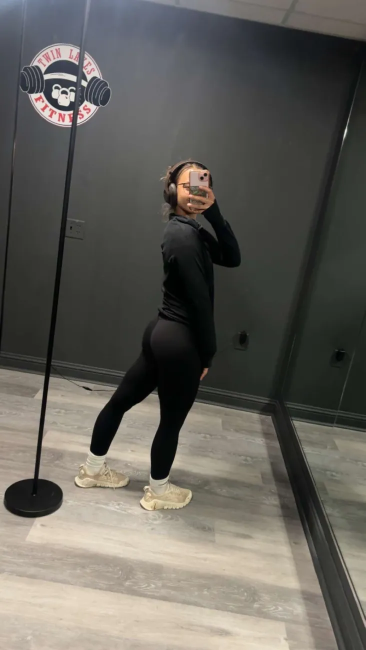
#> input picture assets/real/absolutely_jacked.webp, 731 x 1300 px, given in place of nice2.jpg, which was not available (shown at 1/2 size)
$ python process_round3.py ../assets/real/absolutely_jacked.webp
#> lines starting #> are read from the running program, lines starting #| are printed output that depends on the picture; after the words box and inside, x2 and y2 are one past the last pixel; in counts of white or black regions, pixels touching at a corner belong together
### tools/comicify.py
"""Turns a real photo into an inked, screen-printed comic panel.
Ink lines come from an edge-only difference of Gaussians, shadows from small
spot blacks, midtones from a halftone screen. Skin is protected throughout."""
import cv2, numpy as np, sys

def lines(gray, s, k=1.7, gain=26.0, tau=.0):
    d = cv2.GaussianBlur(gray, (0, 0), s) - cv2.GaussianBlur(gray, (0, 0), s * k)
    return np.clip(-(d + tau) * gain, 0, 1)          # 1 = ink, only on the dark side of edges

def skin_mask(bgr):
    ycc = cv2.cvtColor(bgr, cv2.COLOR_BGR2YCrCb).astype(np.float32)
    cr, cb = ycc[..., 1], ycc[..., 2]
    m = ((cr > 133) & (cr < 178) & (cb > 78) & (cb < 132)).astype(np.float32)
    m = cv2.morphologyEx(m, cv2.MORPH_OPEN, np.ones((9, 9)))
    m = cv2.morphologyEx(m, cv2.MORPH_CLOSE, np.ones((25, 25)))
    return cv2.GaussianBlur(m, (0, 0), 7)

def screen(shape, cell, angle):
    h, w = shape
    y, x = np.mgrid[0:h, 0:w].astype(np.float32)
    a = np.deg2rad(angle)
    u = (x * np.cos(a) + y * np.sin(a)) / cell
    v = (-x * np.sin(a) + y * np.cos(a)) / cell
    return (np.cos(2 * np.pi * u) * np.cos(2 * np.pi * v) + 1) / 2

def comicify(bgr, line=1.0, sat=1.28, black=.13, cell=None, tiers=6, poster=.5, lift=.80):
    h, w = bgr.shape[:2]
    scale = max(h, w) / 1600
    cell = cell or max(4.5, 6.0 * scale)
    flat = bgr
    for _ in range(3):
        flat = cv2.bilateralFilter(flat, 0, 22, 6 * scale + 1)
    skin = skin_mask(flat)
    lab = cv2.cvtColor(flat.astype(np.float32) / 255, cv2.COLOR_BGR2Lab)
    L = lab[..., 0] / 100
    lo, hi = np.percentile(L, .5), np.percentile(L, 99.5)
    L = np.clip((L - lo) / max(hi - lo, 1e-3), 0, 1) ** lift
    q = L * tiers
    fr = q - np.floor(q) - .5
    tiered = (np.floor(q) + .5 + .5 * np.tanh(7 * fr) / np.tanh(3.5)) / tiers
    amount = poster * (1 - .6 * skin)
    Lout = L * (1 - amount) + tiered * amount
    lab[..., 0] = np.clip(Lout, 0, 1) * 100
    lab[..., 1] *= sat
    lab[..., 2] *= sat
    col = np.clip(cv2.cvtColor(lab, cv2.COLOR_Lab2BGR), 0, 1)
    # print grade: cool indigo into shadows, warm paper in the lights
    t = Lout[..., None]
    col = col * (np.array([.93, .985, 1.0], np.float32) * t + (1 - t)) + np.array([.20, .08, .05], np.float32) * (1 - t) ** 2 * .5
    # halftone over shadows, barely on skin
    dark = np.clip((.52 - Lout) / .42, 0, 1) * (1 - .85 * skin)
    dots = np.clip((dark * .95 - screen((h, w), cell, 45)) * 5 + .5, 0, 1) * (dark > .03)
    col = col * (1 - dots[..., None] * .55) + np.array([.28, .10, .08], np.float32) * dots[..., None] * .55
    # spot blacks: only the true darks, as clean shapes
    Lb = cv2.GaussianBlur(Lout, (0, 0), 2.0 * scale)
    spot = np.clip((black * (1 - .7 * skin) - Lb) / .03 + .5, 0, 1)
    # ink
    gray = cv2.cvtColor(flat, cv2.COLOR_BGR2GRAY).astype(np.float32) / 255
    fine = lines(gray, 1.05 * scale * line, gain=31)
    bold = lines(gray, 2.4 * scale * line, gain=23, tau=-.004)
    ink = np.maximum(fine * (1 - .35 * skin), bold * (1 - .45 * skin))
    ink = np.clip((ink - .16) / .5, 0, 1)
    ink = np.maximum(ink, spot)
    ink = cv2.GaussianBlur(ink, (0, 0), .5 * scale)
    out = col * (1 - ink[..., None]) + np.array([.11, .05, .05], np.float32) * ink[..., None]
    # slight misregistration of the red plate
    M = np.float32([[1, 0, 1.3 * scale], [0, 1, -.9 * scale]])
    out[..., 2] = cv2.warpAffine(out[..., 2], M, (w, h), borderMode=cv2.BORDER_REPLICATE)
    return (np.clip(out, 0, 1) * 255).astype(np.uint8)

# [5 lines that do not run on import are left out]

### tools/process_round3.py
import cv2, sys, os, json
sys.path.insert(0, os.path.dirname(__file__))
from comicify import comicify
SRC = sys.argv[1]; dims = {}
crops = {'nice2': (.05, .92, .1, .62), 'nice3': (.3, .85, .1, .9), 'nice4': (.15, 1, 0, 1)}   # x0, x1, y0, y1
for slug, (x0, x1, y0, y1) in crops.items():
    im = cv2.imread(f'{SRC}/{slug}.jpg'); h, w = im.shape[:2]
#> further down, im is the input picture: shape (1300, 731, 3); mean B, G, R 90.3, 96.6, 99.1
#> after `h, w = im.shape[:2]`: h = 1300; w = 731
    im = im[int(h * y0):int(h * y1), int(w * x0):int(w * x1)]
#> im: shape (676, 636, 3)
    r = min(1, 1800 / max(im.shape[:2])); im = cv2.resize(im, None, fx=r, fy=r, interpolation=cv2.INTER_AREA); h, w = im.shape[:2]
#> after `r = min(1, 1800 / max(im.shape[:2]))`: r = 1
#> after `h, w = im.shape[:2]`: h = 676; w = 636
    dims[slug] = [w, h]
    rr = min(1, 1300 / max(h, w))
#> rr = 1
    cv2.imwrite(f'assets/real/{slug}.webp', cv2.resize(im, None, fx=rr, fy=rr, interpolation=cv2.INTER_AREA), [cv2.IMWRITE_WEBP_QUALITY, 80])
    cv2.imwrite(f'assets/img/{slug}.webp', comicify(im), [cv2.IMWRITE_WEBP_QUALITY, 84])
#> in skin_mask, `ycc = cv2.cvtColor(bgr, cv2.COLOR_BGR2YCrCb).astype(np.float32)`:
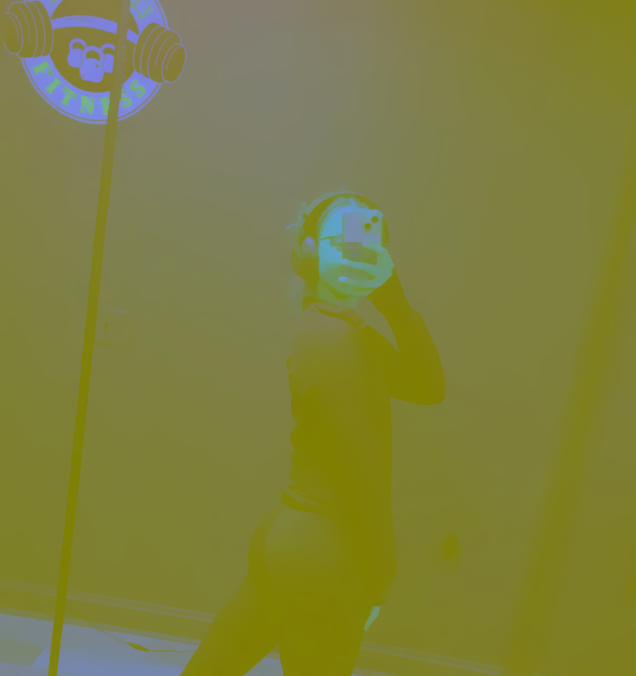
#> ycc: shape (676, 636, 3) float32; mean B, G, R 63.2, 128.4, 127.1
#> in skin_mask, `m = ((cr > 133) & (cr < 178) & (cb > 78) & (cb < 132)).astype(np.float..`:
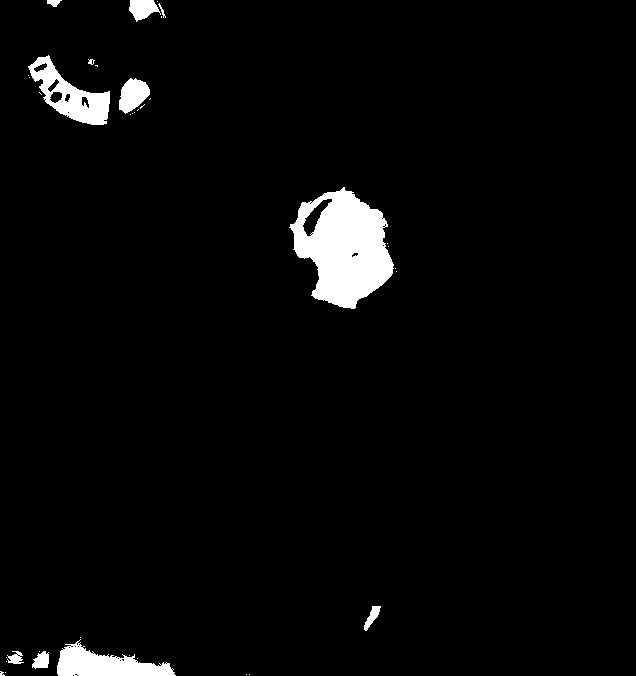
#> m: shape (676, 636) float32; values 0 (black) and 1 (white), 3.4% white; 37 white regions (26 under 20 px), largest, box (x1, y1, x2, y2) and area: (289, 187, 394, 309) 7962, (28, 55, 110, 125) 2329, (57, 639, 176, 676) 2309
#> in skin_mask, `m = cv2.morphologyEx(m, cv2.MORPH_OPEN, np.ones((9, 9)))`: m: shape (676, 636) float32; values 0 (black) and 1 (white), 3% white; 8 white regions, largest, box (x1, y1, x2, y2) and area: (293, 191, 393, 308) 7450, (57, 647, 173, 676) 2174, (56, 82, 110, 125) 1431
#> in skin_mask, `m = cv2.morphologyEx(m, cv2.MORPH_CLOSE, np.ones((25, 25)))`: m: shape (676, 636) float32; values 0 (black) and 1 (white), 3.3% white; 4 white regions, box (x1, y1, x2, y2) and area: (293, 191, 393, 308) 8085, (40, 67, 149, 125) 2800, (35, 647, 173, 676) 2706, (130, 0, 155, 19) 411
#> in comicify, `lab = cv2.cvtColor(flat.astype(np.float32) / 255, cv2.COLOR_BGR2Lab)`: lab: shape (676, 636, 3) float32; mean of channels 0, 1, 2 26.3, -0.8, 1.9
#> in comicify, `L = lab[..., 0] / 100`:
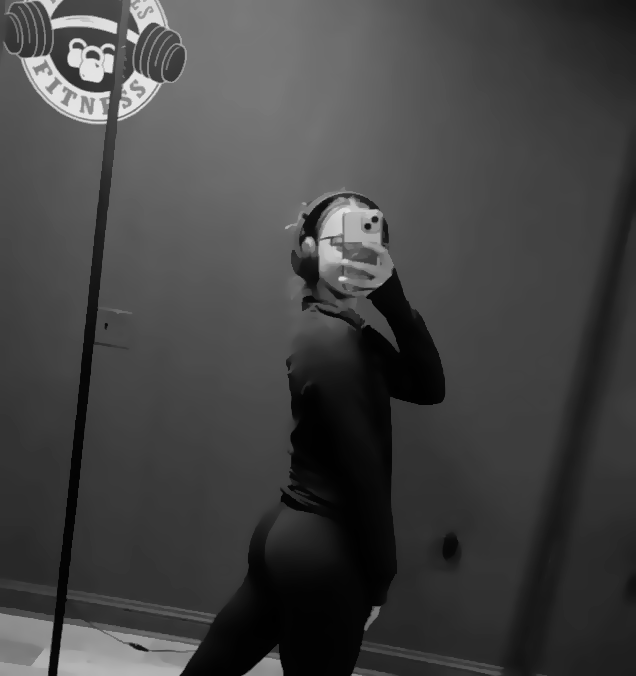
#> L: shape (676, 636) float32; min 0.00275, max 0.901, mean 0.263
#> in comicify, `lo, hi = np.percentile(L, .5), np.percentile(L, 99.5)`: lo = 0.00818; hi = 0.883
#> in comicify, `fr = q - np.floor(q) - .5`:
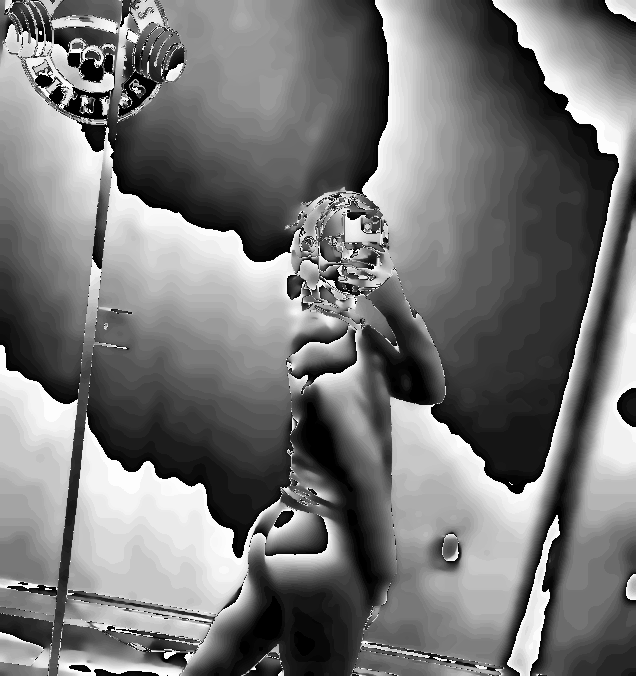
#> fr: shape (676, 636) float32; min -0.5, max 0.5, mean -0.0349; drawn with min black and max white
#> in comicify, `lab[..., 0] = np.clip(Lout, 0, 1) * 100`: lab: shape (676, 636, 3) float32; mean of channels 0, 1, 2 36, -0.8, 1.9
#> in comicify, `lab[..., 1] *= sat`: lab: shape (676, 636, 3) float32; mean of channels 0, 1, 2 36, -1, 1.9
#> in comicify, `lab[..., 2] *= sat`: lab: shape (676, 636, 3) float32; mean of channels 0, 1, 2 36, -1, 2.4
#> in comicify, `col = np.clip(cv2.cvtColor(lab, cv2.COLOR_Lab2BGR), 0, 1)`: col: shape (676, 636, 3) float32; mean of channels 0, 1, 2 0.322, 0.338, 0.337
#> in comicify, `col = col * (np.array([.93, .985, 1.0], np.float32) * t + (1 - t)) + n..`: col: shape (676, 636, 3) float32; mean of channels 0, 1, 2 0.356, 0.354, 0.348
#> in comicify, `dots = np.clip((dark * .95 - screen((h, w), cell, 45)) * 5 + .5, 0, 1)..`:
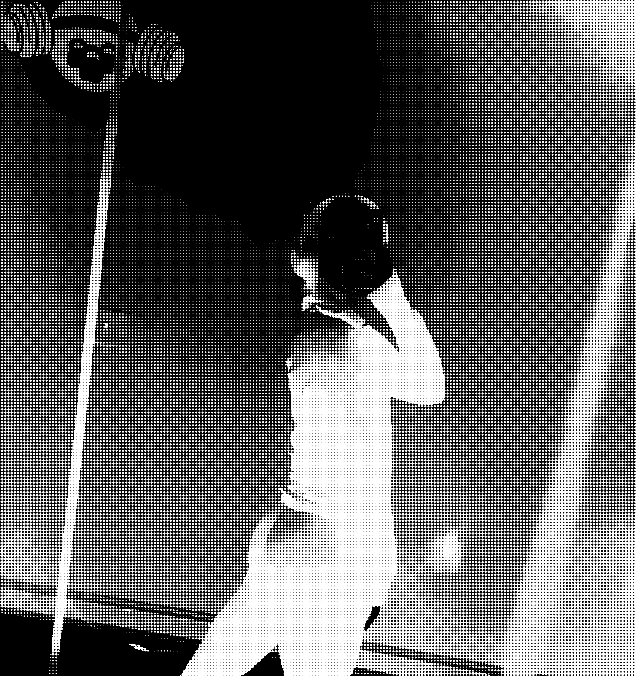
#> dots: shape (676, 636) float32; min 0, max 1, mean 0.366
#> in comicify, `col = col * (1 - dots[..., None] * .55) + np.array([.28, .10, .08], np..`: col: shape (676, 636, 3) float32; mean of channels 0, 1, 2 0.361, 0.326, 0.319
#> call 2 of lines, with s = 1.01, k = 1.7, gain = 23, tau = -0.004
#> in lines (call 2), `d = cv2.GaussianBlur(gray, (0, 0), s) - cv2.GaussianBlur(gray, (0, 0),..`:
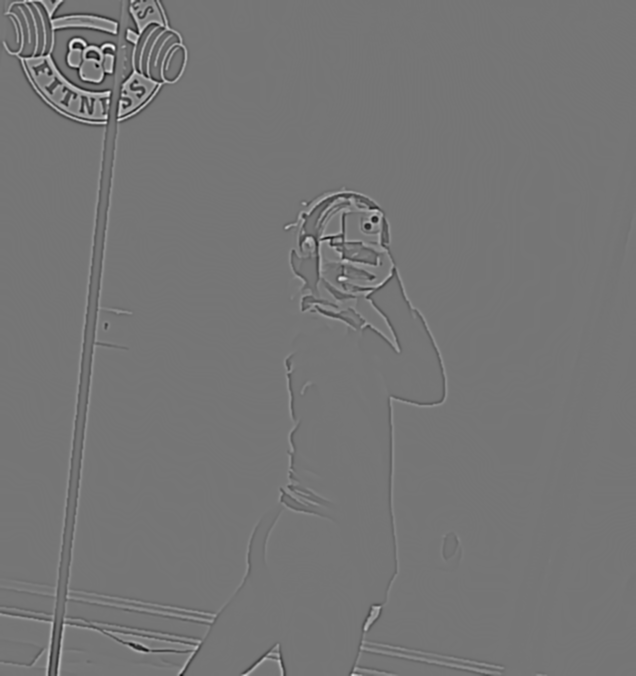
#> d: shape (676, 636) float32; min -0.125, max 0.146, mean 1.9e-06; drawn with min black and max white
#> in comicify, `out = col * (1 - ink[..., None]) + np.array([.11, .05, .05], np.float3..`: out: shape (676, 636, 3) float32; mean of channels 0, 1, 2 0.343, 0.313, 0.308
#> in comicify, `out[..., 2] = cv2.warpAffine(out[..., 2], M, (w, h), borderMode=cv2.BO..`: out: shape (676, 636, 3) float32; mean of channels 0, 1, 2 0.343, 0.313, 0.308
#> in comicify, `return (np.clip(out, 0, 1) * 255).astype(np.uint8)`:
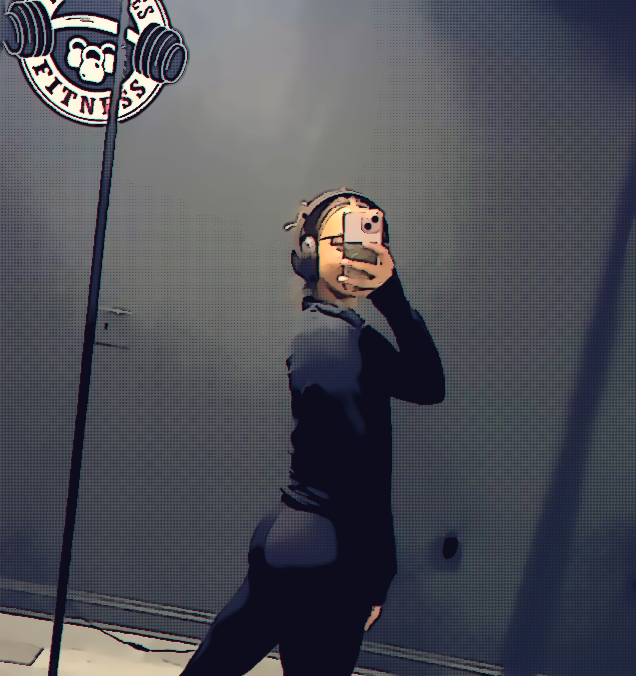
#> returned value: shape (676, 636, 3); mean of channels 0, 1, 2 87, 79.4, 78; drawn as B, G, R
#> pass 2 of the loop `for slug, (x0, x1, y0, y1) in crops.items():`:
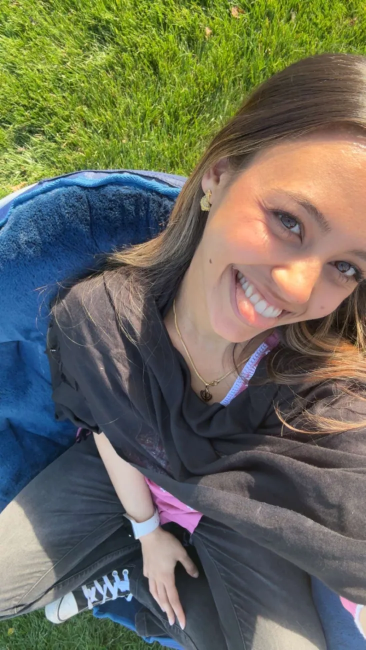
#> input picture assets/real/bluechair.webp, 731 x 1300 px, given in place of nice3.jpg, which was not available (shown at 1/2 size)
#> im is the input picture: shape (1300, 731, 3); mean B, G, R 90, 107.2, 105.8
#> `im = im[int(h * y0):int(h * y1), int(w * x0):int(w * x1)]`:
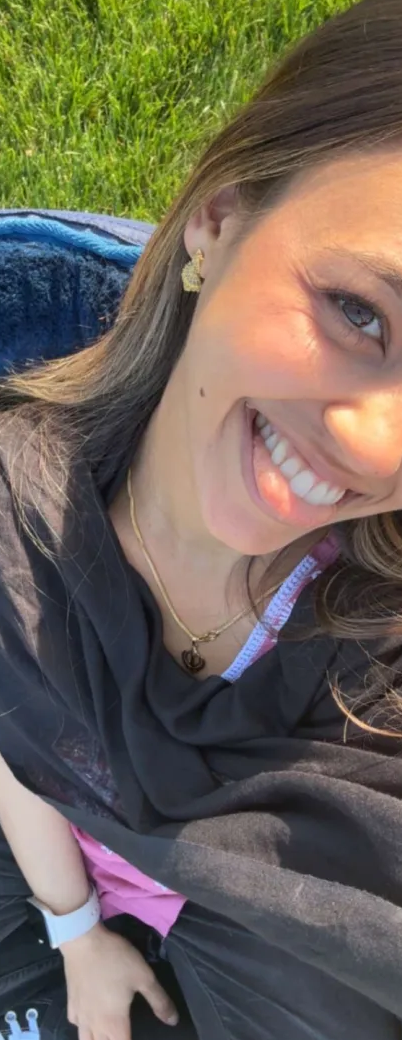
#> im: shape (1040, 402, 3); mean B, G, R 87.2, 99.9, 109
#> in skin_mask (call 2), `ycc = cv2.cvtColor(bgr, cv2.COLOR_BGR2YCrCb).astype(np.float32)`:
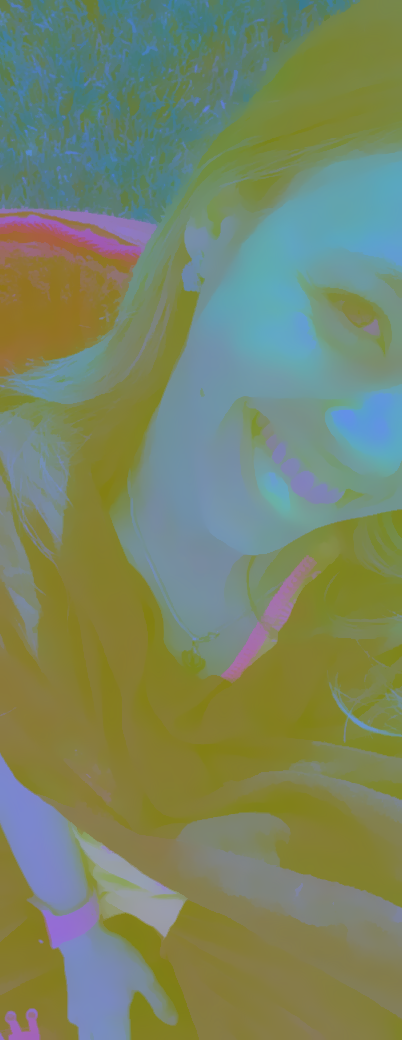
#> ycc: shape (1040, 402, 3) float32; mean B, G, R 101.1, 133.6, 120.2
print(json.dumps(dims))
#| {"nice2": [636, 676], "nice3": [402, 1040], "nice4": [622, 1300]}
